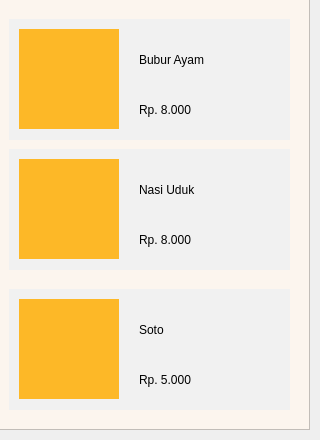
         <widget class="QWidget" name="tab_8">
          <attribute name="title">
           <string>All Menu</string>
          </attribute>
          <widget class="QFrame" name="frame_52">
           <property name="geometry">
            <rect>
             <x>-1</x>
             <y>-1</y>
             <width>311</width>
             <height>431</height>
            </rect>
           </property>
           <property name="styleSheet">
            <string notr="true">background-color: rgb(252, 245, 238);</string>
           </property>
           <property name="frameShape">
            <enum>QFrame::StyledPanel</enum>
           </property>
           <property name="frameShadow">
            <enum>QFrame::Raised</enum>
           </property>
           <widget class="QLabel" name="label_24">
            <property name="geometry">
             <rect>
              <x>10</x>
              <y>20</y>
              <width>281</width>
              <height>121</height>
             </rect>
            </property>
            <property name="styleSheet">
             <string notr="true">background-color: rgb(241, 241, 241);</string>
            </property>
            <property name="text">
             <string/>
            </property>
           </widget>
           <widget class="QLabel" name="label_25">
            <property name="geometry">
             <rect>
              <x>10</x>
              <y>150</y>
              <width>281</width>
              <height>121</height>
             </rect>
            </property>
            <property name="styleSheet">
             <string notr="true">background-color: rgb(241, 241, 241);</string>
            </property>
            <property name="text">
             <string/>
            </property>
           </widget>
           <widget class="QLabel" name="label_26">
            <property name="geometry">
             <rect>
              <x>10</x>
              <y>290</y>
              <width>281</width>
              <height>121</height>
             </rect>
            </property>
            <property name="styleSheet">
             <string notr="true">background-color: rgb(241, 241, 241);</string>
            </property>
            <property name="text">
             <string/>
            </property>
           </widget>
           <widget class="QLabel" name="label_27">
            <property name="geometry">
             <rect>
              <x>140</x>
              <y>50</y>
              <width>91</width>
              <height>21</height>
             </rect>
            </property>
            <property name="styleSheet">
             <string notr="true">background-color: transparent;</string>
            </property>
            <property name="text">
             <string>Bubur Ayam</string>
            </property>
           </widget>
           <widget class="QLabel" name="label_100">
            <property name="geometry">
             <rect>
              <x>140</x>
              <y>100</y>
              <width>91</width>
              <height>21</height>
             </rect>
            </property>
            <property name="styleSheet">
             <string notr="true">background-color: transparent;</string>
            </property>
            <property name="text">
             <string>Rp. 8.000</string>
            </property>
           </widget>
           <widget class="QLabel" name="label_101">
            <property name="geometry">
             <rect>
              <x>140</x>
              <y>230</y>
              <width>91</width>
              <height>21</height>
             </rect>
            </property>
            <property name="styleSheet">
             <string notr="true">background-color: transparent;</string>
            </property>
            <property name="text">
             <string>Rp. 8.000</string>
            </property>
           </widget>
           <widget class="QLabel" name="label_102">
            <property name="geometry">
             <rect>
              <x>140</x>
              <y>180</y>
              <width>91</width>
              <height>21</height>
             </rect>
            </property>
            <property name="styleSheet">
             <string notr="true">background-color: transparent;</string>
            </property>
            <property name="text">
             <string>Nasi Uduk</string>
            </property>
           </widget>
           <widget class="QLabel" name="label_103">
            <property name="geometry">
             <rect>
              <x>140</x>
              <y>370</y>
              <width>91</width>
              <height>21</height>
             </rect>
            </property>
            <property name="styleSheet">
             <string notr="true">background-color: transparent;</string>
            </property>
            <property name="text">
             <string>Rp. 5.000</string>
            </property>
           </widget>
           <widget class="QLabel" name="label_104">
            <property name="geometry">
             <rect>
              <x>140</x>
              <y>320</y>
              <width>91</width>
              <height>21</height>
             </rect>
            </property>
            <property name="styleSheet">
             <string notr="true">background-color: transparent;</string>
            </property>
            <property name="text">
             <string>Soto</string>
            </property>
           </widget>
           <widget class="QPushButton" name="pushButton_23">
            <property name="geometry">
             <rect>
              <x>20</x>
              <y>30</y>
              <width>100</width>
              <height>100</height>
             </rect>
            </property>
            <property name="styleSheet">
             <string notr="true">QPushButton {
	border: none;
	background-color: rgba(0,0,0,0);
	image: url(:/Makanan/Image/Menu/e/Bubur_Ayam-removebg-preview.png);
	background-color: rgb(253, 184, 39);}
QPushButton:hover {
	background-color: rgb(91,90,90);
}
QPushButton:pressed {	
	background-color: rgba(0,0,0,0);
}
</string>
            </property>
            <property name="text">
             <string/>
            </property>
           </widget>
           <widget class="QPushButton" name="pushButton_24">
            <property name="geometry">
             <rect>
              <x>20</x>
              <y>160</y>
              <width>100</width>
              <height>100</height>
             </rect>
            </property>
            <property name="styleSheet">
             <string notr="true">QPushButton {
	border: none;
	background-color: rgba(0,0,0,0);
	background-color: rgb(253, 184, 39);
	image: url(:/Makanan/Image/Menu/e/Nasi_Uduk-removebg-preview.png);}
QPushButton:hover {
	background-color: rgb(91,90,90);
}
QPushButton:pressed {	
	background-color: rgba(0,0,0,0);
}</string>
            </property>
            <property name="text">
             <string/>
            </property>
           </widget>
           <widget class="QPushButton" name="pushButton_25">
            <property name="geometry">
             <rect>
              <x>20</x>
              <y>300</y>
              <width>100</width>
              <height>100</height>
             </rect>
            </property>
            <property name="styleSheet">
             <string notr="true">QPushButton {
	border: none;
	background-color: rgba(0,0,0,0);
	Background-color: rgb(253, 184, 39);
	image: url(:/Makanan/Image/Menu/e/Soto-removebg-preview.png);}
QPushButton:hover {
	background-color: rgb(91,90,90);
}
QPushButton:pressed {	
	background-color: rgba(0,0,0,0);
}</string>
            </property>
            <property name="text">
             <string/>
            </property>
           </widget>
          </widget>
         </widget>
